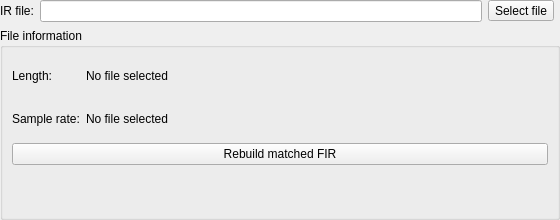
<?xml version="1.0" encoding="UTF-8"?>
<ui version="4.0">
 <class>ConvolutionFilterGUI</class>
 <widget class="QWidget" name="ConvolutionFilterGUI">
  <property name="geometry">
   <rect>
    <x>0</x>
    <y>0</y>
    <width>560</width>
    <height>220</height>
   </rect>
  </property>
  <property name="windowTitle">
   <string notr="true"/>
  </property>
  <layout class="QGridLayout" name="gridLayout" columnstretch="0,1,0,0">
   <property name="leftMargin">
    <number>0</number>
   </property>
   <property name="topMargin">
    <number>0</number>
   </property>
   <property name="rightMargin">
    <number>0</number>
   </property>
   <property name="bottomMargin">
    <number>0</number>
   </property>
   <item row="0" column="2">
    <widget class="QToolButton" name="selectFileToolButton">
     <property name="text">
      <string>Select file</string>
     </property>
    </widget>
   </item>
   <item row="0" column="0">
    <widget class="QLabel" name="convolutionLabel">
     <property name="text">
      <string>IR file:</string>
     </property>
    </widget>
   </item>
   <item row="0" column="1">
    <widget class="ResizingLineEdit" name="pathLineEdit">
     <property name="sizePolicy">
      <sizepolicy hsizetype="Preferred" vsizetype="Fixed">
       <horstretch>0</horstretch>
       <verstretch>0</verstretch>
      </sizepolicy>
     </property>
    </widget>
   </item>
   <item row="3" column="0" colspan="4">
    <widget class="QGroupBox" name="groupBox">
     <property name="sizePolicy">
      <sizepolicy hsizetype="Expanding" vsizetype="Preferred">
       <horstretch>0</horstretch>
       <verstretch>0</verstretch>
      </sizepolicy>
     </property>
     <property name="title">
      <string>File information</string>
     </property>
     <layout class="QGridLayout" name="gridLayout_2" columnstretch="0,1">
      <item row="1" column="0">
       <widget class="QLabel" name="labelSampleRate">
        <property name="text">
         <string>Sample rate:</string>
        </property>
       </widget>
      </item>
      <item row="0" column="1">
       <widget class="QLabel" name="labelLengthValue">
        <property name="text">
         <string>No file selected</string>
        </property>
       </widget>
      </item>
      <item row="3" column="0" colspan="2">
       <widget class="QLabel" name="labelError">
        <property name="text">
         <string notr="true"/>
        </property>
        <property name="wordWrap">
         <bool>true</bool>
        </property>
       </widget>
      </item>
      <item row="2" column="0" colspan="2">
       <widget class="QPushButton" name="matchSampleRatePushButton">
         <property name="visible">
          <bool>false</bool>
         </property>
         <property name="toolTip">
         <string>Rebuild a normalized minimum-phase FIR from the loaded magnitude response at the current device sample rate. Original phase and delay are not preserved.</string>
        </property>
        <property name="text">
         <string>Rebuild matched FIR</string>
        </property>
       </widget>
      </item>
      <item row="0" column="0">
       <widget class="QLabel" name="labelLength">
        <property name="text">
         <string>Length:</string>
        </property>
       </widget>
      </item>
      <item row="1" column="1">
       <widget class="QLabel" name="labelSampleRateValue">
        <property name="text">
         <string>No file selected</string>
        </property>
       </widget>
      </item>
     </layout>
    </widget>
   </item>
  </layout>
 </widget>
 <customwidgets>
  <customwidget>
   <class>ResizingLineEdit</class>
   <extends>QLineEdit</extends>
   <header>Editor/widgets/ResizingLineEdit.h</header>
  </customwidget>
 </customwidgets>
 <resources>
  <include location="../Editor.qrc"/>
 </resources>
 <connections/>
</ui>
